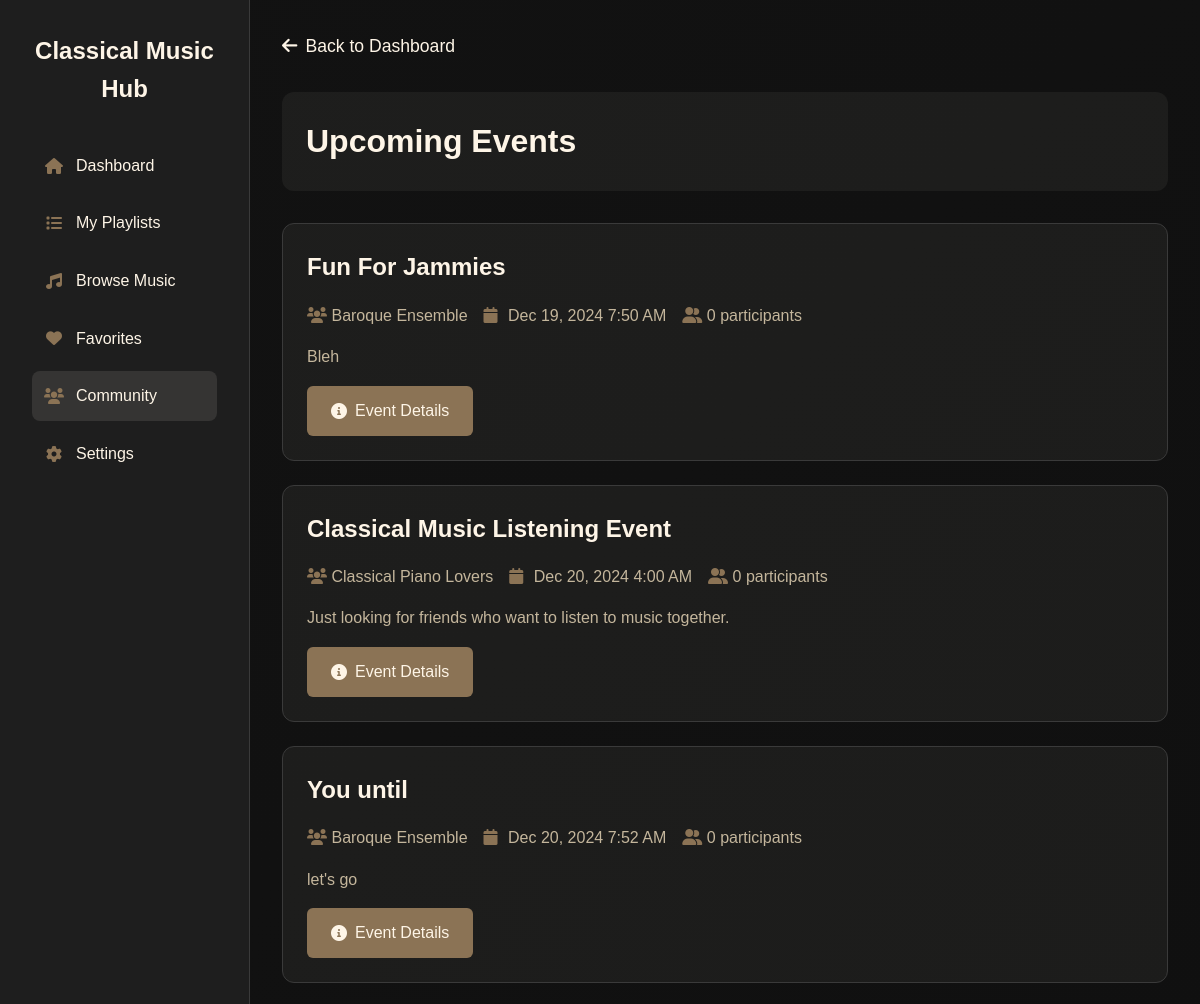
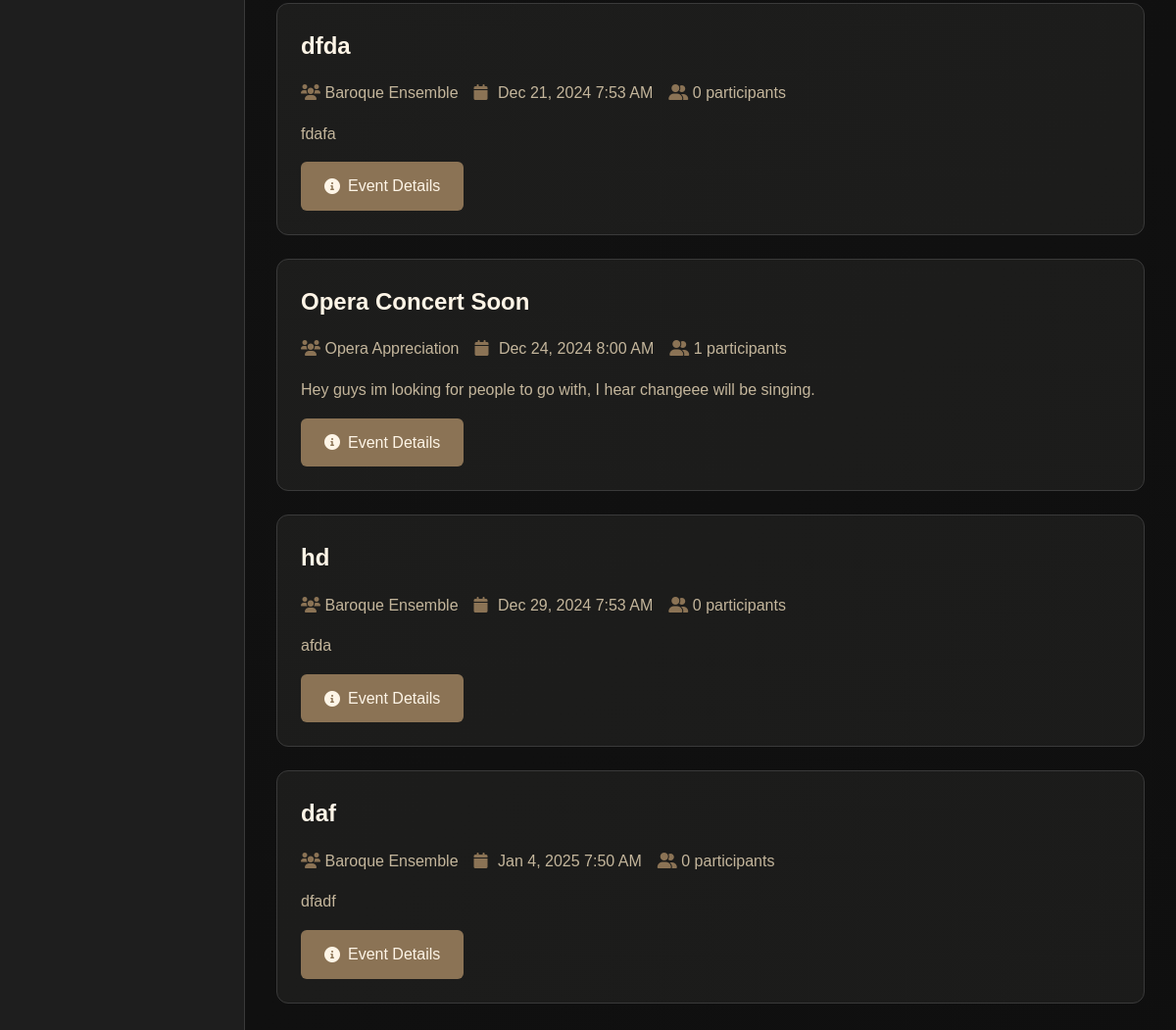
The page /pages/communities/events/list.php (signed in) on the database its author committed (2 pictures, top to bottom).
### tables this page shows
CREATE TABLE `community_events` (
  `event_id` int(11) NOT NULL,
  `community_id` int(11) DEFAULT NULL,
  `title` varchar(255) NOT NULL,
  `description` text DEFAULT NULL,
  `event_date` datetime DEFAULT NULL,
  `event_type` enum('online','in-person','hybrid') DEFAULT 'online',
  `location` varchar(255) DEFAULT NULL,
  `max_participants` int(11) DEFAULT 0,
  `created_by` int(11) DEFAULT NULL,
  `created_at` timestamp NOT NULL DEFAULT current_timestamp()
);

CREATE TABLE `communities` (
  `community_id` int(11) NOT NULL,
  `name` varchar(100) NOT NULL,
  `description` text DEFAULT NULL,
  `creator_id` int(11) DEFAULT NULL,
  `created_at` timestamp NOT NULL DEFAULT current_timestamp(),
  `image_path` varchar(255) DEFAULT NULL,
  `created_by` int(11) DEFAULT NULL,
  `category` enum('Classical','Baroque','Romantic','Contemporary','Theory','Performance','General') NOT NULL DEFAULT 'General',
  `rules` text DEFAULT NULL,
  `guidelines` text DEFAULT NULL
);

### pages/communities/events/list.php (the view, shortened to what this page needs)
<?php
require_once '../../../includes/db.php';
$events_stmt = $conn->prepare("
    SELECT
        e.*,
        c.name as community_name,
        COUNT(ep.user_id) as participant_count
    FROM community_events e
    JOIN communities c ON e.community_id = c.community_id
    JOIN community_members cm ON c.community_id = cm.community_id
    LEFT JOIN event_participants ep ON e.event_id = ep.event_id
    WHERE cm.user_id = ?
    AND e.event_date >= NOW()
    GROUP BY e.event_id
    ORDER BY e.event_date ASC
");
$events_stmt->bind_param("i", $_SESSION['user_id']);
$events_stmt->execute();
$events = $events_stmt->get_result();
?>
<!DOCTYPE html>
<html lang="en">
<head>
    <link rel="stylesheet" href="https://cdnjs.cloudflare.com/ajax/libs/font-awesome/6.0.0/css/all.min.css">
</head>
<body>
    <div class="dashboard-container">
        <aside class="sidebar">
            <div class="sidebar-logo">Classical Music Hub</div>
            <ul class="sidebar-menu">
                <li><a href="../../dashboard/enthusiast/enthusiast_dashboard.php"><i class="fas fa-home"></i>
                        Dashboard</a></li>
                <li><a href="../../dashboard/enthusiast/playlists.php"><i class="fas fa-list"></i> My Playlists</a></li>
                <li><a href="../../compositions/list.php"><i class="fas fa-music"></i> Browse Music</a></li>
                <li><a href="../../library/favorites.php"><i class="fas fa-heart"></i> Favorites</a></li>
                <li><a href="../../communities/index.php" class="active"><i class="fas fa-users"></i> Community</a></li>
                <li><a href="../../settings/settings.php"><i class="fas fa-cog"></i> Settings</a></li>
            </ul>
        </aside>
        <main class="main-content">
            <a href="../../dashboard/enthusiast/enthusiast_dashboard.php" class="back-btn">
                <i class="fas fa-arrow-left"></i> Back to Dashboard
            </a>
            <div class="events-header">
                <h1>Upcoming Events</h1>
            </div>
            <div class="events-list">
                <?php if ($events->num_rows > 0): ?>
                    <?php while ($event = $events->fetch_assoc()): ?>
                        <div class="event-card">
                            <h2 class="event-title"><?php echo htmlspecialchars($event['title']); ?></h2>
                            <div class="event-meta">
                                <span><i class="fas fa-users"></i>
                                    <?php echo htmlspecialchars($event['community_name']); ?></span>
                                <span><i class="fas fa-calendar"></i>
                                    <?php echo date('M j, Y g:i A', strtotime($event['event_date'])); ?></span>
                                <span><i class="fas fa-user-friends"></i> <?php echo $event['participant_count']; ?>
                                    participants</span>
                            </div>
                            <p class="event-description"><?php echo htmlspecialchars($event['description']); ?></p>
                            <a href="view.php?id=<?php echo $event['event_id']; ?>" class="btn">
                                <i class="fas fa-info-circle"></i> Event Details
                            </a>
                        </div>
                    <?php endwhile; ?>
                <?php else: ?>
                    <p>No upcoming events found.</p>
                <?php endif; ?>
            </div>
        </main>
    </div>
</body>
</html>

### pages/communities/events/list.php (style rules this page uses)
:root { --bg-dark: #121212; --bg-light: #1e1e1e; --text-primary: #fef5e7; --text-secondary: #c4b69c; --accent: #8b7355; --border-color: #3a3a3a; }
* { margin: 0; padding: 0; box-sizing: border-box; }
body { font-family: 'Futura', sans-serif; background: var(--bg-dark); color: var(--text-primary); line-height: 1.6; overflow-x: hidden; }
.dashboard-container { display: grid; grid-template-columns: 250px 1fr; min-height: 100vh; background: linear-gradient(135deg, var(--bg-dark) 0%, rgba(15, 15, 15, 0.95) 100%); }
.sidebar { background: var(--bg-light); padding: 2rem; border-right: 1px solid var(--border-color); }
.sidebar-logo { text-align: center; margin-bottom: 2rem; font-size: 1.5rem; font-weight: bold; color: var(--text-primary); text-decoration: none; }
.sidebar-menu { list-style: none; }
.sidebar-menu a { color: var(--text-primary); text-decoration: none; display: flex; align-items: center; padding: 0.75rem; border-radius: 8px; transition: all 0.3s ease; margin-bottom: 0.5rem; }
.sidebar-menu a:hover, .sidebar-menu a.active { background: rgba(254, 245, 231, 0.1); }
.sidebar-menu i { margin-right: 0.75rem; width: 20px; text-align: center; color: var(--accent); }
.main-content { padding: 2rem; overflow-y: auto; }
.events-header { background: rgba(254, 245, 231, 0.05); padding: 1.5rem; border-radius: 12px; margin-bottom: 2rem; display: flex; justify-content: space-between; align-items: center; }
.events-list { display: grid; gap: 1.5rem; }
.event-card { background: rgba(254, 245, 231, 0.05); border-radius: 12px; padding: 1.5rem; transition: all 0.3s ease; border: 1px solid var(--border-color); }
.event-title { font-size: 1.5rem; margin-bottom: 1rem; color: var(--text-primary); }
.event-meta { display: flex; gap: 1rem; color: var(--text-secondary); margin-bottom: 1rem; flex-wrap: wrap; }
.event-meta i { color: var(--accent); width: 20px; }
.event-description { margin-bottom: 1rem; color: var(--text-secondary); }
.btn { display: inline-flex; align-items: center; gap: 0.5rem; padding: 0.75rem 1.5rem; background: var(--accent); color: var(--text-primary); text-decoration: none; border-radius: 6px; transition: all 0.3s ease; border: none; cursor: pointer; }
.back-btn { display: inline-flex; align-items: center; gap: 0.5rem; color: var(--text-primary); text-decoration: none; margin-bottom: 2rem; transition: all 0.3s ease; font-size: 1.1rem; }

### rows shown on the page
community_events: title "Fun For Jammies", community.name "Baroque Ensemble", event_date "Dec 19, 2024 7:50 AM", participant_count "0", description "Bleh"
community_events: title "Classical Music Listening Event", community.name "Classical Piano Lovers", event_date "Dec 20, 2024 4:00 AM", participant_count "0", description "Just looking for friends who want to listen to music together."
community_events: title "You until", community.name "Baroque Ensemble", event_date "Dec 20, 2024 7:52 AM", participant_count "0", description "let's go"
community_events: title "dfda", community.name "Baroque Ensemble", event_date "Dec 21, 2024 7:53 AM", participant_count "0", description "fdafa"
community_events: title "Opera Concert Soon", community.name "Opera Appreciation", event_date "Dec 24, 2024 8:00 AM", participant_count "1", description "Hey guys im looking for people to go with, I hear changeee will be singing."
community_events: title "hd", community.name "Baroque Ensemble", event_date "Dec 29, 2024 7:53 AM", participant_count "0", description "afda"
community_events: title "daf", community.name "Baroque Ensemble", event_date "Jan 4, 2025 7:50 AM", participant_count "0", description "dfadf"
